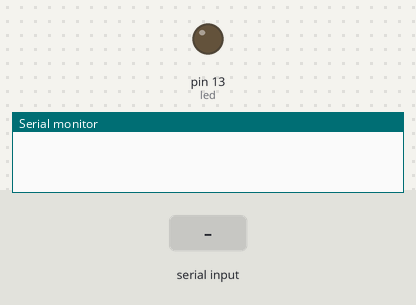
Recording of a sketch running on a simulated Arduino Uno, built with avr-gcc and run on an emulated ATmega328P. On the bench: output pins drawn as LEDs (lit = HIGH), the last lines printed to the serial monitor. Inputs (shaded band) come from the test bench.

Above: at 1.2 s.
1.3 s: byte 1 (1) received over Serial
At 2.5 s:
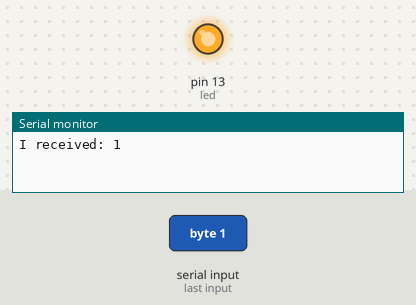
Timing chart, 0 to 4.3 s (numbered marks = the images above; inputs shaded):
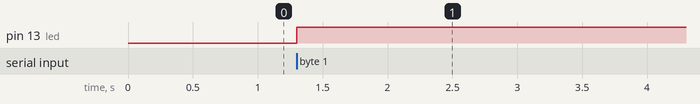

The sketch:

serial_3_rx_state.ino
```cpp
/*
  Serial comm: RX

 Comunicazione seriale tra due schede arduino.
 La prima scheda ha un bottone come input e
 comunica con un altra scheda che monta un LED come output.
 Il led della seconda si accende quando rileva
 la pressione del bottone della prima.

  Scema: http://lab.piffa.net/schemi/serial_common_bb.png
        http://lab.piffa.net/schemi/serial_common_schem.png
 */


// Seconda scheda: output
// PIN 0 = RX
int led = 13; // Questa scheda ha spolo l'output
int ledState = 0;         // stato attuale del LED
int incomingByte;   // Dato ricevuto via seriale


// the setup routine runs once when you press reset:
void setup() {
  // initialize the digital pin as an output.
  pinMode(led, OUTPUT);       // Il PIN e' attivato come output

  Serial.begin(9600); // Attiviamo la seriale
}

// the loop routine runs over and over again forever:
void loop() {
  if (Serial.available() > 0) {
incomingByte = Serial.read();
    if (incomingByte == 1) { // Verifica se viene ricevuto il dato 1
      ledState = !ledState ; // Cambia lo stato del LED

      // debug
      Serial.print("I received: ");
      Serial.println(incomingByte);
    }
  }
  digitalWrite(led, ledState); // Aggiorna lo stato del LED
}

/* Domande

1. Che differenza c'e' tra Serial.write() e Serial.print()?
2. Qual'e' il codice ASCII per indicare il numero decimale 1?
3. Servono entrambi i cavi per la connessione?
4. Potrei attaccare una terza arduino?
4.1 Posso avere piu' trasmittenti sullo stesso canale?
4.2 Posso avere piu' riceventi sullo stesso canale?

Links:
- http://www.arduino.cc/en/Serial/Print
- http://www.arduino.cc/en/Tutorial/ASCIITable


Risposte in fondo:
1. Vedere i links proposti: .write scrive un byte mentre
   .print manda un codice ASCII
2. 49
3. No, dato solo il cavo dalla TX alla RX .
   Provare a fare un script con comunicazione bilaterale
4. No perche' non ci sarebbe sincronia tra i segnali,
   vedere gli esercizi su I2C
*/
```

Measured:
- after the input at 1.3 s, pin 13 (led): LOW → HIGH at once
